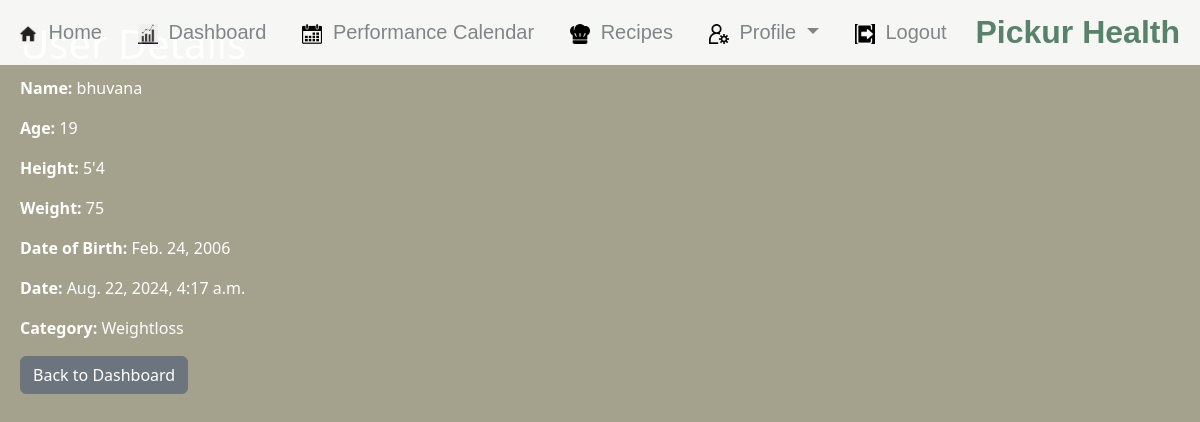
/user/3/, run on the app's committed database.
### calc/models.py (models this page shows, shortened)
class User(models.Model):
    CATEGORY_CHOICES = (
        ('Weightloss', 'Weightloss'),
        ('Weightgain', 'Weightgain'),
        ('Get-fit', 'Getfit'),
        ('Lifestyle', 'Lifestyle'),
        ('Recovery', 'Recovery'),
    )
    name = models.CharField(max_length=300, null=True)
    age = models.CharField(max_length=300, null=True)
    height = models.CharField(max_length=300, null=True)
    weight = models.CharField(max_length=300, null=True)
    dob = models.DateField(null=True)
    date = models.DateTimeField(null=True)
    category = models.CharField(max_length=300, choices=CATEGORY_CHOICES, null=True)

### calc/views.py (the view)
# urls.py: path('user/<int:id>/', views.user_detail, name='user'),
def user_detail(request, id):
    user = get_object_or_404(User, id=id)
    return render(request, 'user_detail.html', {'user': user})

### Projectpfsd2k24/calc/templates/user_detail.html
{% extends 'base.html' %}
{% block content %}
<h1>User Details</h1>
<p><strong>Name:</strong> {{ user.name }}</p>
<p><strong>Age:</strong> {{ user.age }}</p>
<p><strong>Height:</strong> {{ user.height }}</p>
<p><strong>Weight:</strong> {{ user.weight }}</p>
<p><strong>Date of Birth:</strong> {{ user.dob }}</p>
<p><strong>Date:</strong> {{ user.date }}</p>
<p><strong>Category:</strong> {{ user.category }}</p>
<a href="{% url 'dashboard' %}"><button type="button" class="btn btn-secondary">Back to Dashboard</button></a>
{% endblock %}

### Projectpfsd2k24/calc/templates/base.html (style rules this page uses)
body, html { margin: 0; height: 100%; overflow-x: hidden; }

### data on the page
User: name "bhuvana", age "19", height "5'4", weight "75", dob "Feb. 24, 2006", date "Aug. 22, 2024, 4:17 a.m.", category "Weightloss"
